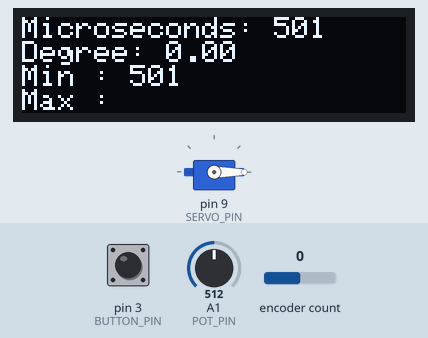
A sketch run on a simulated Arduino Uno, built with avr-gcc and run on an emulated ATmega328P. Parts: 128×32 one-colour display, servo. Inputs (shaded band) come from the test bench; at power-on: pin 3 (BUTTON_PIN) LOW, A1 (POT_PIN) = 512, encoder count 0. What the sketch prints to the serial monitor is not drawn.

Above: at 0.07 s.
At 1.26 s:
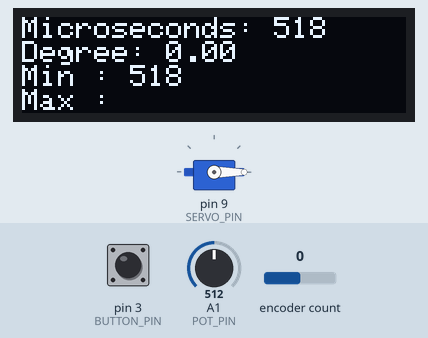
1.3 s: pin 3 (BUTTON_PIN) driven HIGH
3.0 s: A1 (POT_PIN) set to 110
6.0 s: A1 (POT_PIN) set to 92
7.5 s: pin 3 (BUTTON_PIN) pulsed LOW 2 times (0.12 s each, 0.3 s apart)
At 14.47 s:
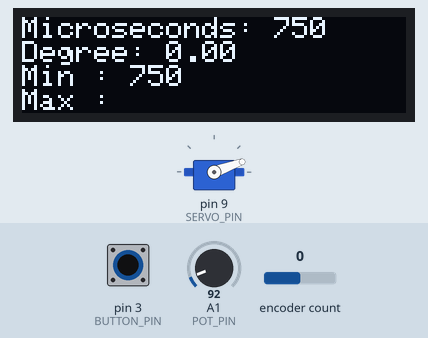
Timing chart, 0 to 16.0 s (numbered marks = the images above; inputs shaded):
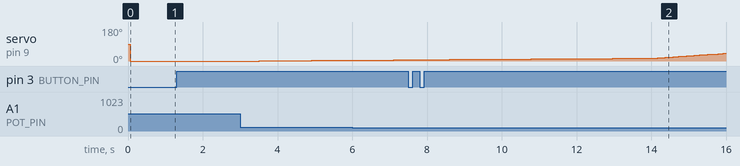

The sketch:

Servo_tester.ino
```cpp
#include <Encoder.h>
#include <Adafruit_GFX.h>  // Library for Oled screen
#include <Adafruit_SSD1306.h>
#include <Servo.h>  // Library for servos

#define SCREEN_WIDTH 128  // Oled display width, in pixels
#define SCREEN_HEIGHT 32  // Oled display height, in pixels

#define OLED_RESET 4  // Reset pin # (or -1 if sharing Arduino reset pin)
Adafruit_SSD1306 display(SCREEN_WIDTH, SCREEN_HEIGHT, &Wire, OLED_RESET);

#define SERIAL_DEBUG true

#define POT_PIN A1
#define SERVO_PIN 9
#define BUTTON_PIN 3
#define OUT_PIN A0
#define ENCODER_STEPS 20
#define STEP_IN_MM 0.429166667 // The original length of the dingle step is 1.2875 mm (20 total holes from encoder divided to 25.75 the diameter of the encoder),
                               // then by 1:4 gear ratio ( dividing the value by three) we get 0.429166667 value.
#define STEP_IN_DEGREE 4.5// Similarly we can measure the degree. ((360 / 20) /4)
Servo servo;  // Creating servo class
Encoder encoder(OUT_PIN, ENCODER_STEPS);

int page = 0;         // For page number
bool pressed = false; // To prevent button sticking
int pot_value;
byte button_value;

void setup() {
  display.begin(SSD1306_SWITCHCAPVCC, 0x3C);  // Enable Oled display
  pinMode(BUTTON_PIN, INPUT);
  servo.attach(SERVO_PIN);  // Attaching servo to servo`s pin
  encoder.Setup();
  encoder.setDir(1);

  if(SERIAL_DEBUG)
    Serial.begin(9600);  // Enable serial

  delay(10);
}

int sum = 0;
int lightValue = 0;

void loop() {
  for (int i = 0; i < 10; i++) {
    lightValue = analogRead(POT_PIN);
    sum += lightValue;
  }
  pot_value = sum / 10;
  sum = 0;
  button_value = digitalRead(BUTTON_PIN);
  encoder.lapCount();

  if(button_value == 1 && !pressed){  // To list page once when pressed.
    page++;
    pressed = true;
  }
  else if(!button_value && pressed)
    pressed = false;

  switch (page) {  // Displaying pages. This section can be modified by adding extra pages.
    case 0:
      // servo_calibration();
      start_calibration();
      break;
    // case 1:
    //   page2();
    //   break;
    default:
     page = 0;     // Reset the page
  }

  if(SERIAL_DEBUG)
    serial_print();
}

void servo_calibration() {
  // if(pot_val == 0)
  // First clearing display buffer.
  display.clearDisplay();

  display.setTextSize(1);
  display.setTextColor(SSD1306_WHITE);

  // Printing first coulomn.
  display.setCursor(0, 0);
  display.print(F("Lap Count: "));
  display.print(encoder.getSteps());

  display.setCursor(0, 8);
  display.print(F("Steps in mm: "));
  display.print(STEP_IN_MM * encoder.getSteps());

  display.setCursor(0, 16);
  display.print(F("Degree: "));
  display.print(STEP_IN_DEGREE * encoder.getSteps());

  display.setCursor(0, 24);
  display.print(F("Output Ang:"));
  // display.print(data[3]);

  // 2nd coulomn.

  servo.write(map(pot_value, 0, 1023, 200, 0));

  display.display();
}

void page2() {
  display.clearDisplay();

  // Printing first coulomn.
  display.setCursor(0, 0);

  display.display();
}

int accum = 500;
float temp = 0;
int min_value = 0;

void start_calibration(){
  if(accum < 700 || accum > 2300)
    accum += 1;
  else
    accum += 10;

  if(accum > 2500){
    accum = 400;
    encoder.reset();
  }
  servo.writeMicroseconds(accum);

  display.clearDisplay();

  display.setTextSize(1);
  display.setTextColor(SSD1306_WHITE);

  // Printing first coulomn.
  display.setCursor(0, 0);
  display.print(F("Microseconds: "));
  display.print(accum);

  display.setCursor(0, 8);
  display.print(F("Degree: "));
  display.print(STEP_IN_DEGREE * encoder.getSteps());

  display.setCursor(0, 16);
  display.print(F("Min : "));
  if(encoder.getSteps() < 1)
    min_value = accum;
  display.print(min_value);

  display.setCursor(0, 24);
  display.print(F("Max : "));
  // if(encoder.getSteps() == 1)
  //   display.print(STEP_IN_MM * encoder.getSteps());

  display.display();
  delay(50);
}

void serial_print(){
  Serial.print("Button value: ");
  Serial.print(button_value);
  Serial.print(" Pot Value: ");
  Serial.print(pot_value);
  Serial.print(" Page: ");
  Serial.print(page);
  Serial.print("\n");
}
```
